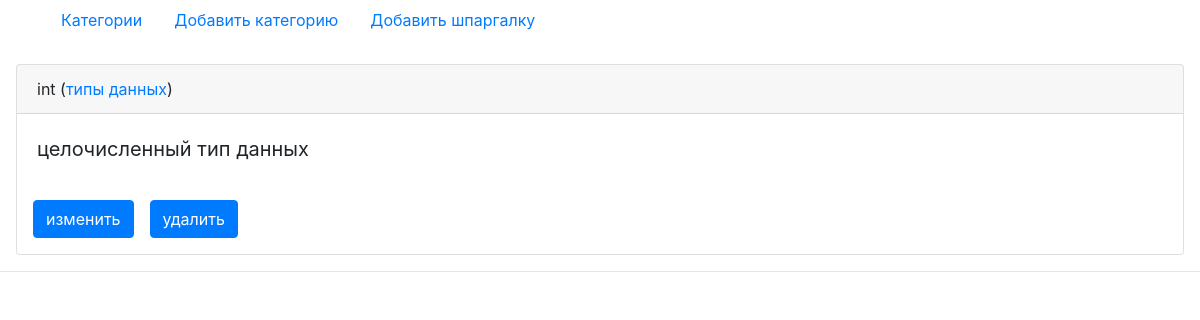
Page /crib/1/ on the committed database.
### category/models.py (models this page shows, shortened)
class Crib(models.Model):
    name = models.CharField(max_length=200, unique=True, blank=False, null=False, verbose_name='название')
    description = models.CharField(max_length=2000, verbose_name='описание', **NULLABLE)
    category = models.ForeignKey(Category, on_delete=models.CASCADE, verbose_name='категория')
    class Meta:
        verbose_name = 'шпора'
        verbose_name_plural = 'шпоры'
        ordering = ('name',)

class Category(models.Model):
    name = models.CharField(max_length=200, unique=True, blank=False, null=False, verbose_name='название')
    description = models.CharField(max_length=2000, verbose_name='описание', **NULLABLE)
    preview = models.ImageField(upload_to='category/', verbose_name='превью', **NULLABLE)
    class Meta:
        verbose_name = 'категория'
        verbose_name_plural = 'категории'
        ordering = ('name',)

### category/views.py (the view)
# urls.py: path("crib/<int:pk>/", views.CribDetailView.as_view(), name='crib-detail'),
class CribDetailView(DetailView):
    model = Crib

### category/templates/category/crib_detail.html
{% include 'category/base.html' %}
{% block content %}
    <div class="row-10 ml-3 mr-3 mt-4">
        <div class="card">
            <div class="card-header">
                {{ object.name }}
                (<a href="{% url 'category:cat-crib-list' object.category.pk %}" >{{ object.category.name }}</a>)
            </div>
            <div class="card-body">
                <blockquote class="blockquote mb-0">
                    <p>{{ object.description }}</p>
                </blockquote>
            </div>
            <div class="row ml-3 mb-3">
                <a href="{% url 'category:crib-update' object.pk %}" class="btn btn-primary mr-3">изменить</a>
                <a href="{% url 'category:crib-delete' object.pk %}" class="btn btn-primary">удалить</a>
            </div>
        </div>
    </div>
    <hr>
{% endblock %}

### rows in the picture
Crib: name "int", category.name "типы данных", description "целочисленный тип данных"
